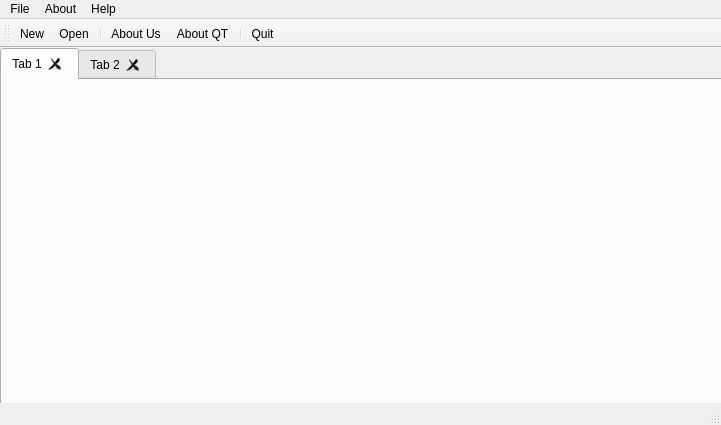
<?xml version="1.0" encoding="UTF-8"?>
<ui version="4.0">
 <class>MainWindow</class>
 <widget class="QMainWindow" name="MainWindow">
  <property name="geometry">
   <rect>
    <x>0</x>
    <y>0</y>
    <width>721</width>
    <height>425</height>
   </rect>
  </property>
  <property name="windowTitle">
   <string>MainWindow</string>
  </property>
  <widget class="QWidget" name="centralwidget">
   <widget class="QTabWidget" name="tabWidget">
    <property name="geometry">
     <rect>
      <x>0</x>
      <y>0</y>
      <width>16777215</width>
      <height>16777215</height>
     </rect>
    </property>
    <property name="tabShape">
     <enum>QTabWidget::Rounded</enum>
    </property>
    <property name="currentIndex">
     <number>0</number>
    </property>
    <property name="tabsClosable">
     <bool>true</bool>
    </property>
    <property name="movable">
     <bool>true</bool>
    </property>
    <widget class="QWidget" name="tab">
     <attribute name="title">
      <string>Tab 1</string>
     </attribute>
     <layout class="QVBoxLayout" name="verticalLayout"/>
    </widget>
    <widget class="QWidget" name="tab_2">
     <attribute name="title">
      <string>Tab 2</string>
     </attribute>
    </widget>
   </widget>
  </widget>
  <widget class="QMenuBar" name="menubar">
   <property name="geometry">
    <rect>
     <x>0</x>
     <y>0</y>
     <width>721</width>
     <height>21</height>
    </rect>
   </property>
   <widget class="QMenu" name="menuFile">
    <property name="title">
     <string>File</string>
    </property>
    <addaction name="actionNew"/>
    <addaction name="actionOpen"/>
    <addaction name="separator"/>
    <addaction name="actionQuit"/>
   </widget>
   <widget class="QMenu" name="menuabout">
    <property name="title">
     <string>About</string>
    </property>
    <addaction name="actionAbout_Us"/>
    <addaction name="actionAbout_QT"/>
   </widget>
   <widget class="QMenu" name="menuHellp">
    <property name="title">
     <string>Help</string>
    </property>
    <addaction name="actionTotorial"/>
    <addaction name="actionContact_Us"/>
    <addaction name="actionhelp"/>
    <addaction name="actionGitHub_repo"/>
   </widget>
   <addaction name="menuFile"/>
   <addaction name="menuabout"/>
   <addaction name="menuHellp"/>
  </widget>
  <widget class="QStatusBar" name="statusbar"/>
  <widget class="QToolBar" name="toolBar">
   <property name="windowTitle">
    <string>toolBar</string>
   </property>
   <property name="iconSize">
    <size>
     <width>24</width>
     <height>18</height>
    </size>
   </property>
   <attribute name="toolBarArea">
    <enum>TopToolBarArea</enum>
   </attribute>
   <attribute name="toolBarBreak">
    <bool>false</bool>
   </attribute>
   <addaction name="actionNew"/>
   <addaction name="actionOpen"/>
   <addaction name="separator"/>
   <addaction name="actionAbout_Us"/>
   <addaction name="actionAbout_QT"/>
   <addaction name="separator"/>
   <addaction name="actionQuit"/>
  </widget>
  <action name="actionNew">
   <property name="icon">
    <iconset resource="Resoures.qrc">
     <normaloff>:/icons/new-document.png</normaloff>:/icons/new-document.png</iconset>
   </property>
   <property name="text">
    <string>New</string>
   </property>
  </action>
  <action name="actionOpen">
   <property name="icon">
    <iconset resource="Resoures.qrc">
     <normaloff>:/icons/open.png</normaloff>:/icons/open.png</iconset>
   </property>
   <property name="text">
    <string>Open</string>
   </property>
   <property name="toolTip">
    <string>Open In New</string>
   </property>
  </action>
  <action name="actionQuit">
   <property name="icon">
    <iconset resource="Resoures.qrc">
     <normaloff>:/icons/exit.png</normaloff>:/icons/exit.png</iconset>
   </property>
   <property name="text">
    <string>Quit</string>
   </property>
  </action>
  <action name="actionAbout_Us">
   <property name="icon">
    <iconset resource="Resoures.qrc">
     <normaloff>:/icons/about.png</normaloff>:/icons/about.png</iconset>
   </property>
   <property name="text">
    <string>About Us</string>
   </property>
  </action>
  <action name="actionAbout_QT">
   <property name="icon">
    <iconset resource="Resoures.qrc">
     <normaloff>:/icons/QT.png</normaloff>:/icons/QT.png</iconset>
   </property>
   <property name="text">
    <string>About QT</string>
   </property>
  </action>
  <action name="actionTotorial">
   <property name="icon">
    <iconset resource="Resoures.qrc">
     <normaloff>:/icons/tutorial.png</normaloff>:/icons/tutorial.png</iconset>
   </property>
   <property name="text">
    <string>Totorial</string>
   </property>
  </action>
  <action name="actionContact_Us">
   <property name="icon">
    <iconset resource="Resoures.qrc">
     <normaloff>:/icons/contact-us.png</normaloff>:/icons/contact-us.png</iconset>
   </property>
   <property name="text">
    <string>Contact Us</string>
   </property>
  </action>
  <action name="actionhelp">
   <property name="icon">
    <iconset resource="Resoures.qrc">
     <normaloff>:/icons/help.png</normaloff>:/icons/help.png</iconset>
   </property>
   <property name="text">
    <string>Help</string>
   </property>
  </action>
  <action name="actionGitHub_repo">
   <property name="icon">
    <iconset resource="Resoures.qrc">
     <normaloff>:/icons/github-logo.png</normaloff>:/icons/github-logo.png</iconset>
   </property>
   <property name="text">
    <string>GitHub repo</string>
   </property>
  </action>
 </widget>
 <resources>
  <include location="Resoures.qrc"/>
 </resources>
 <connections/>
</ui>
